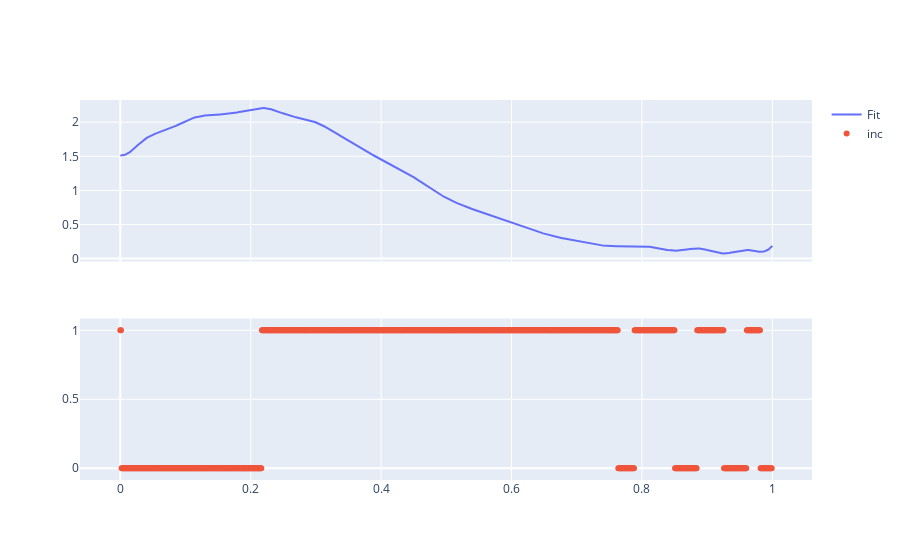

Write notebook code for a chart like this one.
### Code cell
test = test_model_against_constraint(model=M, plot_=True)

### Figure 1 — Plotly figure (JSON) as saved in the notebook; plotly's stock layout.template omitted (floating-point values rounded to 4 significant figures; data arrays with more than 128 entries replaced by an {"elided": "..."} marker saying what was removed)
{"data": [{"name": "Fit", "type": "scatter", "x": {"elided": "1000 float values"}, "xaxis": "x", "y": {"elided": "1000 float values"}, "yaxis": "y"}, {"mode": "markers", "name": "inc", "type": "scatter", "x": {"elided": "1000 float values"}, "xaxis": "x2", "y": {"elided": "999 int values"}, "yaxis": "y2"}], "layout": {"autosize": true, "xaxis": {"anchor": "y", "autorange": true, "domain": [0, 1], "matches": "x2", "range": [-0.05957, 1.059], "showticklabels": false, "type": "linear"}, "xaxis2": {"anchor": "y2", "autorange": true, "domain": [0, 1], "range": [-0.05957, 1.059], "type": "linear"}, "yaxis": {"anchor": "x", "autorange": true, "domain": [0.575, 1], "range": [-0.04294, 2.327], "type": "linear"}, "yaxis2": {"anchor": "x2", "autorange": true, "domain": [0, 0.425], "range": [-0.09906, 1.099], "type": "linear"}}}
